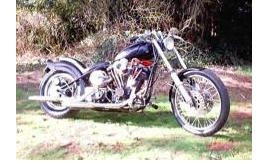
#> input picture vision/terrainID/images/image_0201.jpg, 267 x 164 px, given in place of images, which was not available
$ python classify_bow.py images   (Python 2 division)   (older library calls are emulated)
#> lines starting #> are read from the running program, lines starting #| are printed output that depends on the picture; pictures that were not available may be replaced by others from this repository, and a replacement may not be noted
### vision/terrainID/train_bow.py
#!/usr/bin/env python
'''
Bag of words (Features)

1. Extract features from samples of each class in dataset into ONE array.
2. Cluster into N number of "words".  Sugggest Kmeans clustering for this. This will construct the "dictionary" of all the "words" or similar features. We'll call this the "codebook". For N I suggest using square root of total number of "features": codebook = int(sqrt(nfeatures))
3. for each image in dataset: Extract features. Using these extracted features, create a histogram indicating the number of times each "word" appears in that image. This histogram will contain the same number of bins as "words" in the codebook. For instance if one of the words(bins in the histogram) is "34.997" and one of the feature data points is "35", the histogram bin labled "34.997" would be incremented by 1.
'''

import cPickle as pickle
from skimage.feature import daisy
import argparse
import csv
from glob import glob
import os
import numpy as np
from scipy.cluster import vq
import cv2

#constants
PRE_ALLOCATION_BUFFER = 1000
K_THRESH = 1 # early stopping threshold for kmeans originally at 1e-5, increased for speedup
EXTENSIONS = [".jpg", ".bmp", ".png", ".pgm", ".tif", ".tiff"]
DATASETPATH = 'images'
CODEBOOK_FILE = 'codebook.file'
MODEL_FILE_LR = 'LogisticRegression.model'
MODEL_FILE_SVM = 'SVM.model'
MODEL_FILE_KNN = 'KNN.model'
HISTOGRAMS_FILE = 'histogram.dat'
OCTAVES = 128
NUM_FEATURES = 200

# [74 lines left out: functions parse_arguments, get_categories, get_imgfiles, save_data, load_data, not called in this run]


def extractFeatures(input_files):
	global OCTAVES
	print "extracting features"
	cv2.namedWindow('Features', cv2.CV_WINDOW_AUTOSIZE)
	all_features_dict = {}
	for i, fname in enumerate(input_files):
		#features_fname = fname + '.sift'
		#if os.path.exists(features_fname) == False:
		print "calculating features for", fname
		img = cv2.imread(fname)
#> img is the input picture: shape (164, 267, 3); mean B, G, R 150.5, 155.9, 163.5
		gray= cv2.cvtColor(img,cv2.COLOR_BGR2GRAY)
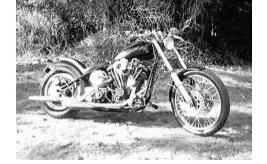
#> gray: shape (164, 267); min 0, max 255, mean 157.6
		threshold = 100
		delta = 25
		kp = 0
		completed = False
		while completed == False:
			#features = cv2.SIFT(NUM_FEATURES)
			#features  = cv2.BRISK(); OCTAVES = 64
			features  = cv2.ORB(NUM_FEATURES); OCTAVES = 32
			#descriptors, descs_img = daisy(gray, step=60, radius=32, rings=2, histograms=6, orientations=8, visualize=False)
			kp, descriptors = features.detectAndCompute(gray, None)
			print "number of kp, descriptors:", len(kp), len(descriptors)
			completed = True
			'''
			features = cv2.SURF(threshold); OCTAVES = 128
			print "Threshold:", threshold, "  Delta:", delta, "  Target features:", NUM_FEATURES

			if (len(kp) < (NUM_FEATURES-5)):
				threshold = threshold - delta
				delta = int((delta * .90))
			elif (len(kp) > (NUM_FEATURES+5) ):
				threshold = threshold + delta
				delta = int((delta * 1.5))
			else:
				completed = True
			if delta < 1: delta = 1
			if threshold < 1: completed = True
			'''
#> this loop made 1 pass
#| number of kp, descriptors: 162 162

		img2 = cv2.drawKeypoints(gray,kp)
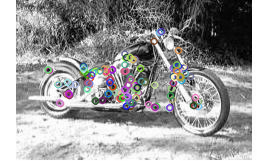
#> img2: shape (164, 267, 3); mean of channels 0, 1, 2 157, 156.6, 157; drawn as B, G, R
		cv2.imshow('Features', img2)
		cv2.waitKey(30)
		all_features_dict[fname] = descriptors
		#print all_features_dict
		#h = raw_input('')

	#cv2.destroyWindow('Features')
	return all_features_dict


# [38 lines left out: functions computeHistograms, writeHistogramsToFile, dict2numpy, not called in this run]

# [90 lines that do not run on import are left out]

### vision/terrainID/classify_bow.py

import argparse
from cPickle import load
from train_bow import extractFeatures, computeHistograms, writeHistogramsToFile
from numpy import zeros, resize, sqrt, histogram, hstack, vstack, savetxt, zeros_like, loadtxt
import numpy as np
import cPickle as pickle

#constants
PRE_ALLOCATION_BUFFER = 1000
K_THRESH = 1 # early stopping threshold for kmeans originally at 1e-5, increased for speedup
EXTENSIONS = [".jpg", ".bmp", ".png", ".pgm", ".tif", ".tiff"]
DATASETPATH = 'images'
CODEBOOK_FILE = 'codebook.file'
MODEL_FILE_LR = 'LogisticRegression.model'
MODEL_FILE_SVM = 'SVM.model'
MODEL_FILE_KNN = 'KNN.model'
HISTOGRAMS_FILE = 'sample_histogram.dat'

def parse_arguments():
    parser = argparse.ArgumentParser(description='classify images with a visual bag of words model')
    parser.add_argument('-c', help='path to the codebook file', required=False, default=CODEBOOK_FILE)
    parser.add_argument('-m', help='path to the model file', required=False, default=MODEL_FILE_SVM)
    parser.add_argument('input_images', help='images to classify', nargs='+')
    args = parser.parse_args()
    return args


print "---------------------"
print "## extract Sift features"
all_files = []
all_files_labels = {}
all_features = {}

args = parse_arguments()
model_file = args.m
codebook_file = args.c
fnames = args.input_images
all_features = extractFeatures(fnames)
#> all_features = 1 item
for i in fnames:
    all_files_labels[i] = 0 # label is unknown
#> this loop made 1 pass
#> i on pass 1: 'images'
#> after the loop, all_files_labels = {'images': 0}

print "---------------------"
print "## loading codebook from " + codebook_file
#> (the run stopped early here; a loop or call above may not have finished)

$ run again, on vision/terrainID/images/image_0711.jpg
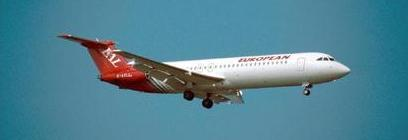
#> input picture vision/terrainID/images/image_0711.jpg, 408 x 140 px, given in place of images, which was not available
#> in extractFeatures, img is the input picture: shape (140, 408, 3); mean B, G, R 147.6, 131, 81.4
#> in extractFeatures, `gray= cv2.cvtColor(img,cv2.COLOR_BGR2GRAY)`:
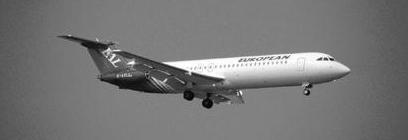
#> gray: shape (140, 408); min 0, max 255, mean 118.1
#> the loop in extractFeatures, `while completed == False:` made 1 pass
#| number of kp, descriptors: 142 142
#> in extractFeatures, `img2 = cv2.drawKeypoints(gray,kp)`:
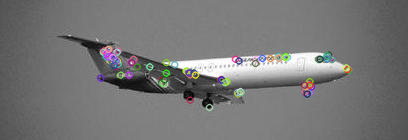
#> img2: shape (140, 408, 3); mean of channels 0, 1, 2 117.8, 118, 118.1; drawn as B, G, R
#> all_features = 1 item
#> the loop `for i in fnames:` made 1 pass
#> i on pass 1: 'images'
#> after the loop `for i in fnames:`: all_files_labels = {'images': 0}

$ run again, on vision/terrainID/images/image_0749.jpg
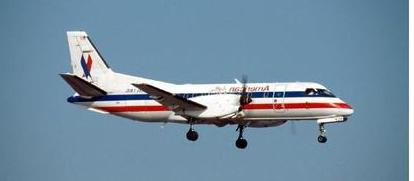
#> input picture vision/terrainID/images/image_0749.jpg, 414 x 181 px, given in place of images, which was not available
#> in extractFeatures, img is the input picture: shape (181, 414, 3); mean B, G, R 161.7, 141.9, 115.7
#> in extractFeatures, `gray= cv2.cvtColor(img,cv2.COLOR_BGR2GRAY)`:
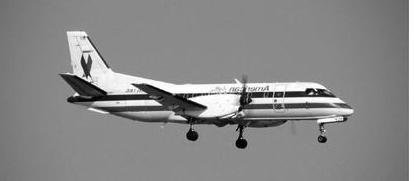
#> gray: shape (181, 414); min 0, max 255, mean 136.3
#> the loop in extractFeatures, `while completed == False:` made 1 pass
#| number of kp, descriptors: 172 172
#> in extractFeatures, `img2 = cv2.drawKeypoints(gray,kp)`:
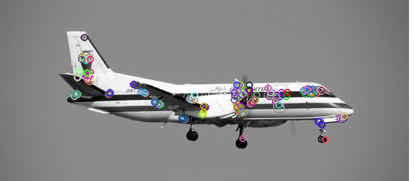
#> img2: shape (181, 414, 3); mean of channels 0, 1, 2 136.3, 135.9, 136.1; drawn as B, G, R
#> all_features = 1 item
#> the loop `for i in fnames:` made 1 pass
#> i on pass 1: 'images'
#> after the loop `for i in fnames:`: all_files_labels = {'images': 0}
